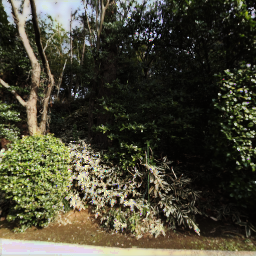
#> input picture C.png, 256 x 256 px
$ python evaluate.py   (older library calls are emulated)
#> lines starting #> are read from the running program, lines starting #| are printed output that depends on the picture; long printed decimals are rounded
import cv2
import skimage
from skimage.metrics import peak_signal_noise_ratio, structural_similarity
import numpy as np


def crop_to_same_size(img1, img2):
    # 获取最小的宽度和高度
    min_height = min(img1.shape[0], img2.shape[0])
    min_width = min(img1.shape[1], img2.shape[1])

    # 裁剪图像
    cropped_img1 = img1[:min_height, :min_width]
    cropped_img2 = img2[:min_height, :min_width]

    return cropped_img1, cropped_img2


def evaluate_hdr_image(hdr_image_path, reference_hdr_image_path):
    # 读取HDR图像
#> called with hdr_image_path = 'C.png', reference_hdr_image_path = 'raw.jpg'
    hdr_img = cv2.imread(hdr_image_path, cv2.IMREAD_ANYDEPTH)
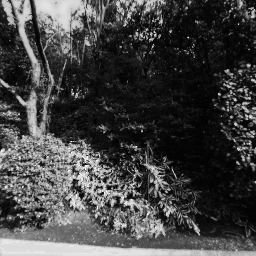
#> hdr_img: shape (256, 256); min 0, max 251, mean 66.9
    ref_hdr_img = cv2.imread(reference_hdr_image_path, cv2.IMREAD_ANYDEPTH)
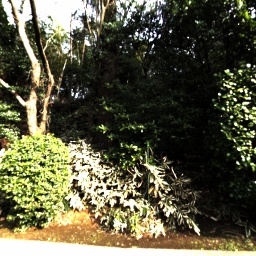
#> input picture raw.jpg, 256 x 256 px
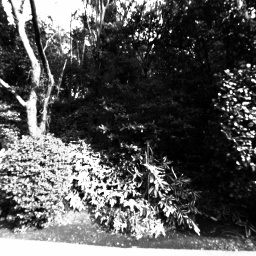
#> ref_hdr_img: shape (256, 256); min 0, max 255, mean 86.4

    # 裁剪图像到相同的尺寸
    hdr_img, ref_hdr_img = crop_to_same_size(hdr_img, ref_hdr_img)

    # 计算PSNR
    psnr_value = peak_signal_noise_ratio(ref_hdr_img, hdr_img)
#> psnr_value = 17.99

    # 计算SSIM
    ssim_value, _ = structural_similarity(ref_hdr_img, hdr_img, full=True, multichannel=True)
#> ssim_value = 0.907

    # Calculate MSSIM
    mssim_value = skimage.metrics.structural_similarity(ref_hdr_img, hdr_img, multichannel=True, gaussian_weights=True, sigma=1.5, use_sample_covariance=False, K1=0.01, K2=0.03)
#> mssim_value = 0.912


    return psnr_value, ssim_value,mssim_value


# 示例调用
psnr, ssim, mssim = evaluate_hdr_image('C.png', 'raw.jpg')
#> psnr = 17.99; ssim = 0.907; mssim = 0.912
print(f"PSNR: {psnr}, SSIM: {ssim}, MSSIM: {mssim}")
#| PSNR: 17.993, SSIM: 0.907, MSSIM: 0.9117
